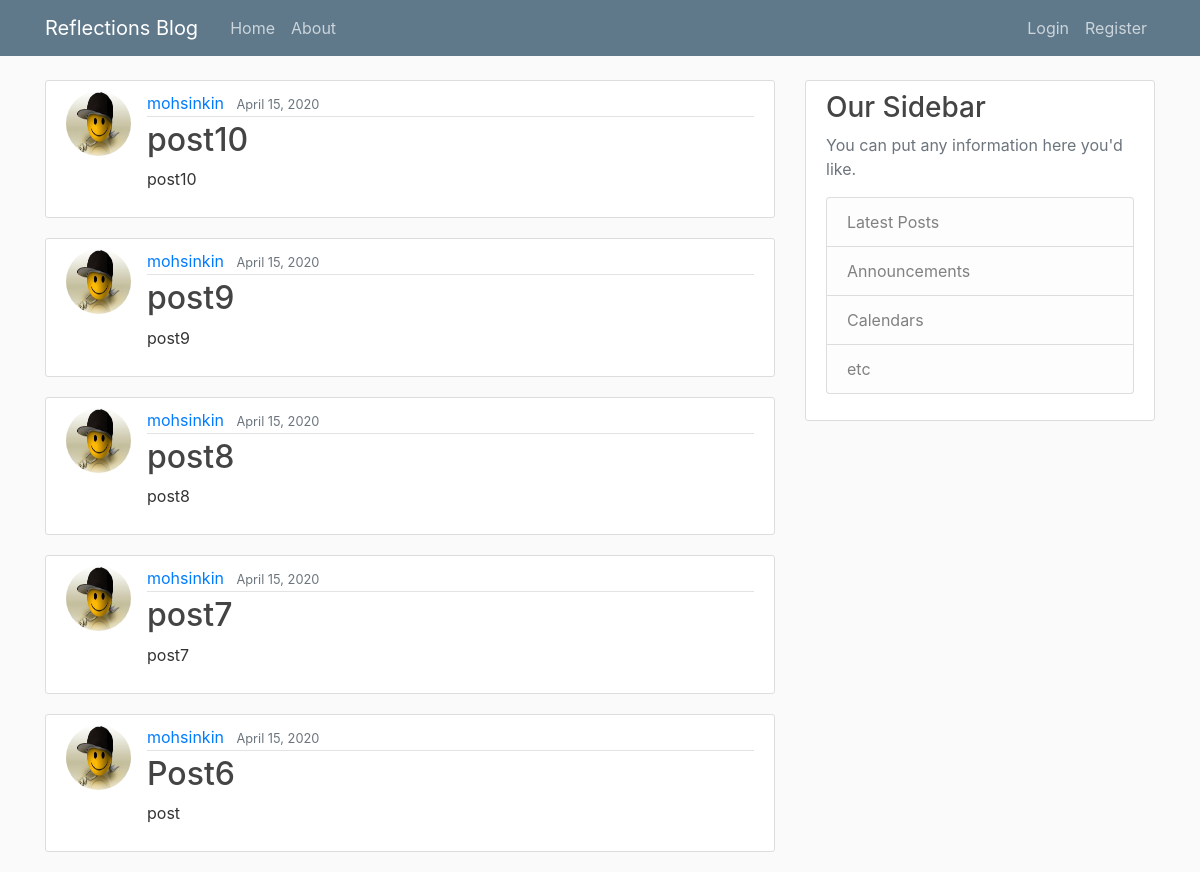
Before: / with the older database file.
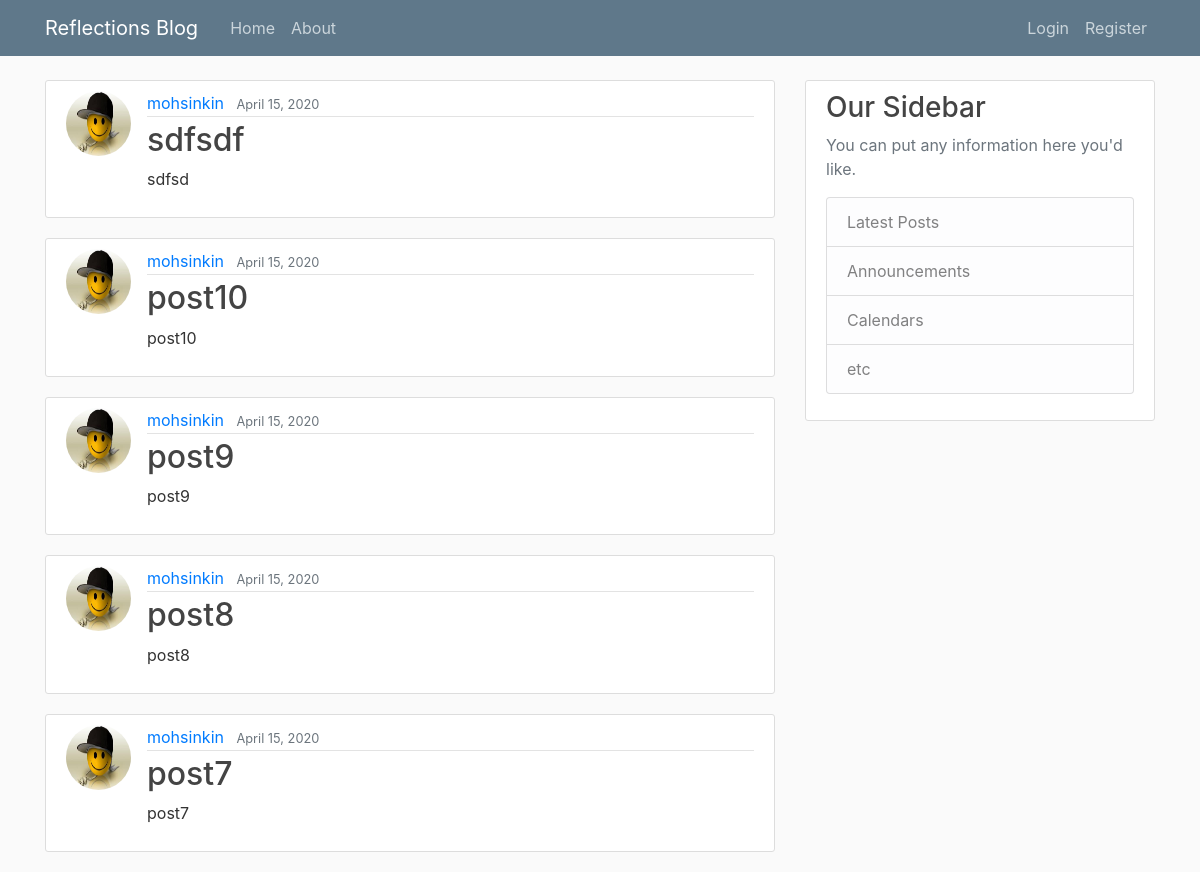
After: the same page with the newer database file.
### blog/models.py (models this page shows, shortened)
class Post(models.Model):
    title = models.CharField(max_length=100)
    content = models.TextField()
    date_posted = models.DateTimeField(default=timezone.now)
    author = models.ForeignKey(User, on_delete=models.CASCADE)

### users/models.py (models this page shows, shortened)
class Profile(models.Model):
    user = models.OneToOneField(User, on_delete=models.CASCADE)
    image = models.ImageField(default="default.jpg", upload_to="profile_pics")

### blog/views.py (the view)
# urls.py: path("", PostListView.as_view(), name="blog-home"),
class PostListView(ListView):
    model = Post
    template_name = "blog/home.html"
    context_object_name = "posts"
    ordering = ["-date_posted"]
    paginate_by = 5

### blog/templates/blog/home.html (shortened to what this page needs)
{% extends "blog/base.html" %}
{% block content %}
  {% for post in posts %}
    <article class="media content-section">
      <img
        class="rounded-circle article-img"
        src="{{ post.author.profile.image.url }}"
      />
      <div class="media-body">
        <div class="article-metadata">
          <a class="mr-2" href="#">{{ post.author }}</a>
          <small class="text-muted">{{ post.date_posted|date:"F d, Y" }}</small>
        </div>
        <h2><a class="article-title" href="{% url 'post-detail' post.id %}">{{ post.title }}</a></h2>
        <p class="article-content">{{ post.content }}</p>
      </div>
    </article>
  {% endfor %}
{% endblock content %}

### blog/templates/blog/base.html (shortened to what this page needs)
{% load static %}
<!DOCTYPE html>
<html lang="en">
<head>
    <link rel="stylesheet" href="https://maxcdn.bootstrapcdn.com/bootstrap/4.0.0/css/bootstrap.min.css">
    <link rel="stylesheet" type="text/css" href="{% static 'blog/main.css' %}">
</head>
<body>
    <header class="site-header">
      <nav class="navbar navbar-expand-md navbar-dark bg-steel fixed-top">
        <div class="container">
          <a class="navbar-brand mr-4" href="{% url 'blog-home' %}">Reflections Blog</a>
          <div class="collapse navbar-collapse" id="navbarToggle">
            <div class="navbar-nav mr-auto">
              <a class="nav-item nav-link" href="{% url 'blog-home' %}">Home</a>
              <a class="nav-item nav-link" href="{% url 'blog-about' %}">About</a>
            </div>
            <div class="navbar-nav">
              {% if user.is_authenticated %}
                <a class="nav-item nav-link" href="{% url 'post-create' %}">Create</a>
                <a class="nav-item nav-link" href="{% url 'profile' %}">Profile</a>
                <a class="nav-item nav-link" href="{% url 'logout' %}">Logout</a>
              {% else %}
                <a class="nav-item nav-link" href="{% url 'login' %}">Login</a>
                <a class="nav-item nav-link" href="{% url 'register' %}">Register</a>
              {% endif %}
            </div>
          </div>
        </div>
      </nav>
    </header>
    <main role="main" class="container">
      <div class="row">
        <div class="col-md-8">
            {% block content %}{% endblock %}
        </div>
        <div class="col-md-4">
          <div class="content-section">
            <h3>Our Sidebar</h3>
            <p class='text-muted'>You can put any information here you'd like.
              <ul class="list-group">
                <li class="list-group-item list-group-item-light">Latest Posts</li>
                <li class="list-group-item list-group-item-light">Announcements</li>
                <li class="list-group-item list-group-item-light">Calendars</li>
                <li class="list-group-item list-group-item-light">etc</li>
              </ul>
            </p>
          </div>
        </div>
      </div>
    </main>
</body>
</html>

### blog/static/blog/main.css (style rules this page uses)
body { background: #fafafa; color: #333333; margin-top: 5rem; }
h1, h2, h3, h4, h5, h6 { color: #444444; }
ul { margin: 0; }
.bg-steel { background-color: #5f788a; }
.site-header .navbar-nav .nav-link { color: #cbd5db; }
.content-section { background: #ffffff; padding: 10px 20px; border: 1px solid #dddddd; border-radius: 3px; margin-bottom: 20px; }
.article-title { color: #444444; }
.article-content { white-space: pre-line; }
.article-img { height: 65px; width: 65px; margin-right: 16px; }
.article-metadata { padding-bottom: 1px; margin-bottom: 4px; border-bottom: 1px solid #e3e3e3 }

Changed rows visible on the page:
no longer on this page (row unchanged): Post: author.profile.image (placeholder picture), author "mohsinkin", date_posted "April 15, 2020", title "Post6", content "post"
added Post: author.profile.image (placeholder picture), author "mohsinkin", date_posted "April 15, 2020", title "sdfsdf", content "sdfsd"
